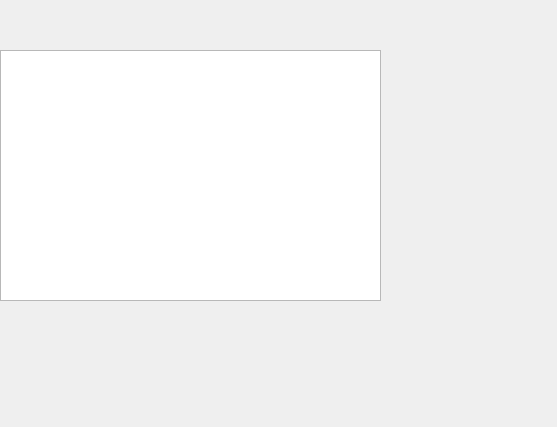
<?xml version="1.0" encoding="UTF-8"?>
<ui version="4.0">
 <class>Dialog</class>
 <widget class="QDialog" name="Dialog">
  <property name="geometry">
   <rect>
    <x>0</x>
    <y>0</y>
    <width>557</width>
    <height>427</height>
   </rect>
  </property>
  <property name="windowTitle">
   <string>Dialog</string>
  </property>
  <widget class="QTableWidget" name="tableWidget">
   <property name="geometry">
    <rect>
     <x>0</x>
     <y>50</y>
     <width>381</width>
     <height>251</height>
    </rect>
   </property>
  </widget>
 </widget>
 <resources/>
 <connections/>
</ui>
